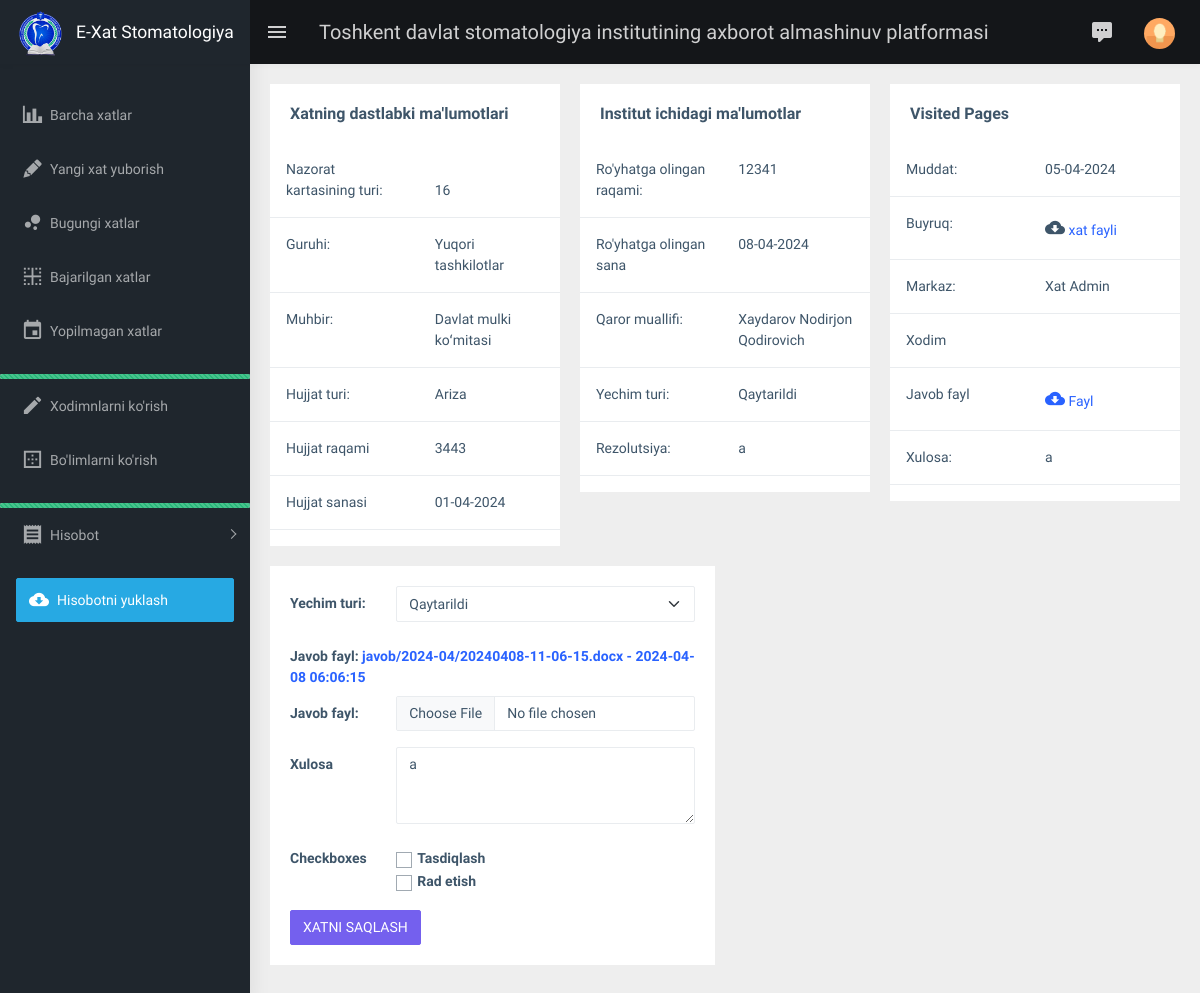
The app's page /manager-view/2/ (signed in), older data.
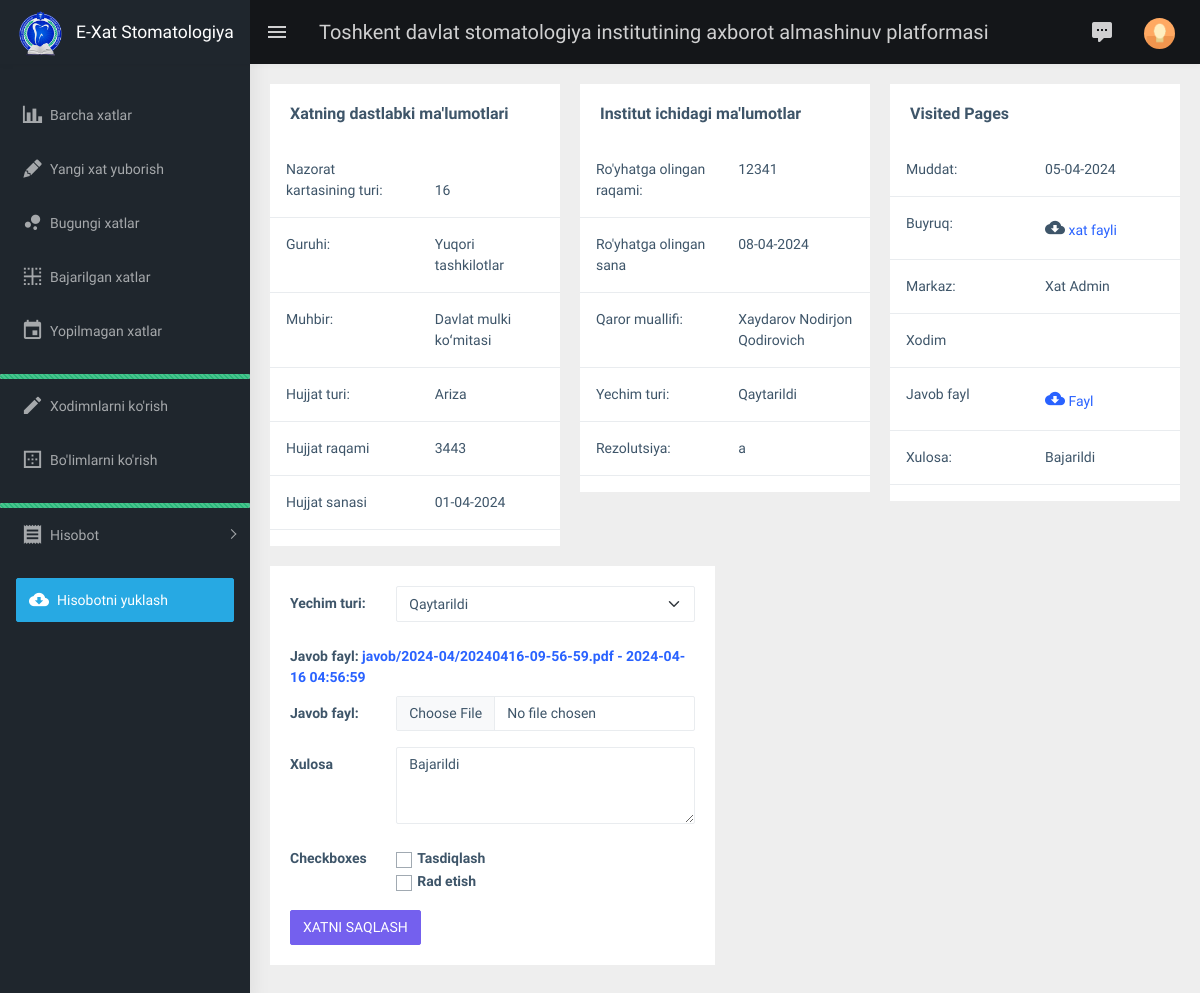
The same page, newer data.
### main/models.py (models this page shows, shortened)
class Manager(models.Model):
    centers = models.ManyToManyField(Center, verbose_name="Markazlar")
    letter = models.ForeignKey(Letter, on_delete=models.SET_NULL, null=True, verbose_name="Xat")
    check_file = models.ForeignKey(CheckFile, on_delete=models.SET_NULL, null=True, verbose_name="So'rov file")
    control_file = models.ForeignKey(ControlFile, on_delete=models.SET_NULL, null=True, blank=True, verbose_name="Javob file")
    lifetime = models.DateField(verbose_name="Muddat")
    control = models.BooleanField(default=False, verbose_name="Tasdiqlash")
    @property
    def time_off(self):
        if not self.control_file and self.lifetime < datetime.now().date():
            return True
        else:
            return False

class Letter(models.Model):
    control_card = models.ForeignKey(ControlCard, on_delete=models.SET_NULL, null=True, verbose_name="Nazorat Kartasi")
    group = models.ForeignKey(Group, on_delete=models.SET_NULL, null=True, verbose_name="Guruh")
    reporter = models.ForeignKey(Reporter, on_delete=models.SET_NULL, null=True, verbose_name="Muxbir")
    document_type = models.ForeignKey(DocumentType, on_delete=models.SET_NULL, null=True, verbose_name="Hujjat turi")
    registration_date = models.DateField(verbose_name="Ro'yhatga olingan sana")
    registration_number = models.CharField(max_length=150, verbose_name="Ro'yhatga olingan raqam")
    document_number = models.CharField(max_length=150, verbose_name="Hujjat raqami")
    document_date = models.DateField(verbose_name="Hujjat sanasi")
    summary = models.TextField(verbose_name="Xulosa", null=True, blank=True)
    control = models.BooleanField(default=False, verbose_name="Boshqaruv")
    resolution = models.TextField(verbose_name="Rezolutsiya", null=True, blank=True)
    auth_resolution = models.ForeignKey(AuthorResolution, on_delete=models.SET_NULL, null=True,
                                        verbose_name="Qaror muallifi")
    type_solution = models.ForeignKey(TypeSolution, on_delete=models.SET_NULL, null=True, verbose_name="Yechim turi")
    create_at = models.DateTimeField(auto_now_add=True, verbose_name="Yaratilgan vaqt")
    update_at = models.DateTimeField(auto_now=True, verbose_name="O'zgartirilgan vaqt")

class ControlFile(models.Model):
    file = models.FileField(upload_to=upload_file_control, verbose_name="")
    create_at = models.DateTimeField(auto_now_add=True, verbose_name="Yaratilgan vaqt")
    update_at = models.DateTimeField(auto_now=True, verbose_name="O'zgartirilgan vaqt")
    def __str__(self):
        return f"{self.file.name} - {self.create_at.strftime('%Y-%m-%d %H:%M:%S')}"

class ControlCard(models.Model):  # Тип РКК
    name = models.CharField(max_length=256, verbose_name="Nazorat kartasi turi")
    create_at = models.DateTimeField(auto_now_add=True, verbose_name="Yaratilgan vaqt")
    update_at = models.DateTimeField(auto_now=True, verbose_name="O'zgartirilgan vaqt")
    def __str__(self):
        return f"{self.name}"

class Group(models.Model):
    name = models.CharField(max_length=255, verbose_name="Guruhi")
    create_at = models.DateTimeField(auto_now_add=True, verbose_name="Yaratilgan vaqt")
    update_at = models.DateTimeField(auto_now=True, verbose_name="O'zgartirilgan vaqt")
    def __str__(self):
        return f"{self.name}"

class Reporter(models.Model):  # Корреспондент Muhbir
    name = models.CharField(max_length=255, verbose_name="Muhbir")
    create_at = models.DateTimeField(auto_now_add=True, verbose_name="Yaratilgan vaqt")
    update_at = models.DateTimeField(auto_now=True, verbose_name="O'zgartirilgan vaqt")
    def __str__(self):
        return f"{self.name}"

class DocumentType(models.Model):  # Тип документа Hujjat turi
    name = models.CharField(max_length=255, verbose_name="Hujjat turi")
    create_at = models.DateTimeField(auto_now_add=True, verbose_name="Yaratilgan vaqt")
    update_at = models.DateTimeField(auto_now=True, verbose_name="O'zgartirilgan vaqt")
    def __str__(self):
        return f"{self.name}"

class AuthorResolution(models.Model):  # Автор резолюции Qaror muallifi
    name = models.CharField(max_length=255, verbose_name="Qaror muallifi")
    create_at = models.DateTimeField(auto_now_add=True, verbose_name="Yaratilgan vaqt")
    update_at = models.DateTimeField(auto_now=True, verbose_name="O'zgartirilgan vaqt")
    def __str__(self):
        return f"{self.name}"

class TypeSolution(models.Model): # Вид решения Yechim turi
    name = models.CharField(max_length=255, verbose_name="Yechim turi")
    create_at = models.DateTimeField(auto_now_add=True, verbose_name="Yaratilgan vaqt")
    update_at = models.DateTimeField(auto_now=True, verbose_name="O'zgartirilgan vaqt")
    def __str__(self):
        return f"{self.name}"

### main/views.py (the view)
# urls.py: path('manager-view/<int:manager_id>/', views.view_manager, name='manager-view'),
@login_required
def view_manager(request, manager_id):
    if request.method == 'POST':
        if request.user.is_superuser:
            return update_manager(request, manager_id)
    content = content_need(request)
    manager = Manager.objects.get(id=manager_id)
    content['manager'] = manager
    content['type_solutions'] = TypeSolution.objects.all()
    return render(request, 'main/home_update.html', context=content)

### main/models.py (called while the page is built)
    def __str__(self):
        return f"{self.name}"

    def user_is_status(self):
        return self.user.is_superuser

### templates/main/home_update.html (shortened to what the changed rows need)
{% extends 'base.html' %}
{% block content %}
    <div class="page-wrapper">
        <div class="container-fluid">
            <div class="row">
                <div class="col-md-4">
                    <div class="card">
                        <table class="table">
                            <thead>
                            <tr>
                                <th scope="col">Nazorat kartasining turi:</th>
                                <th scope="col">{{ manager.letter.control_card }}</th>
                            </tr>
                            </thead>
                            <tbody>
                            <tr>
                                <td>Guruhi:</td>
                                <td>{{ manager.letter.group }}</td>
                            </tr>
                            <tr>
                                <td>Muhbir:</td>
                                <td>{{ manager.letter.reporter }}</td>
                            </tr>
                            <tr>
                                <td>Hujjat turi:</td>
                                <td>{{ manager.letter.document_type }}</td>
                            </tr>
                            <tr>
                                <td><a href="#" class="link">Hujjat raqami</a></td>
                                <td>{{ manager.letter.document_number }}</td>
                            </tr>
                            <tr>
                                <td><a href="#" class="link">Hujjat sanasi</a></td>
                                <td>{{ manager.letter.document_date|date:'d-m-Y' }}</td>
                            </tr>
                            </tbody>
                        </table>
                    </div>
                </div>
                <div class="col-md-4">
                    <div class="card">
                        <table class="table">
                            <tbody>
                            <tr>
                                <th scope="col">Ro'yhatga olingan raqami:</th>
                                <th scope="col">{{ manager.letter.registration_number }}</th>
                            </tr>
                            <tr>
                                <td><a href="#" class="link">Ro'yhatga olingan sana</a></td>
                                <td>{{ manager.letter.registration_date|date:'d-m-Y' }}</td>
                            </tr>
                            <tr>
                                <td><a href="#" class="link">Qaror muallifi:</a></td>
                                <td>{{ manager.letter.auth_resolution }}</td>
                            </tr>
                            <tr>
                                <td><a href="#" class="link">Yechim turi:</a></td>
                                <td>{{ manager.letter.type_solution }}</td>
                            </tr>
                            <tr>
                                <td><a href="#" class="link">Rezolutsiya:</a></td>
                                <td>{{ manager.letter.resolution }}</td>
                            </tr>
                            </tbody>
                        </table>
                    </div>
                </div>
                <div class="col-md-4">
                    <div class="card">
                        <table class="table">
                            <tbody>
                            <tr>
                                <td><a href="#" class="link">Muddat:</a></td>
                                <td>{{ manager.lifetime|date:'d-m-Y' }}</td>
                            </tr>
                            <tr>
                                <td><a href="#" class="link">Xulosa:</a></td>
                                <td>{{ manager.letter.summary }}</td>
                            </tr>
                            </tbody>
                        </table>
                    </div>
                </div>
            </div>
            <div class="row">
                <div class="col-md-6">
                    <div class="card">
                        <div class="card-body">
                            <form action="" class="form-horizontal" method="post" enctype="multipart/form-data">
                                <div class="form-group row">
                                    <div class="col-md-9">
                                        <label>
                                            <select class="select2 form-select shadow-none"
                                                    style="width: 100%; height: 36px" name="type_solution">
                                                <option value="{{ manager.letter.type_solution }}">
                                                    {{ manager.letter.type_solution }}
                                                </option>
                                            </select>
                                        </label>
                                    </div>
                                </div>
                                {% if manager.control_file %}
                                    <div class="">
                                        <label for="fname" class="">
                                            Javob fayl:
                                            <a href="{{ manager.control_file.file.url }}">
                                                {{ manager.control_file }}
                                            </a>
                                        </label>
                                    </div>
                                {% endif %}
                                <div class="form-group row">
                                    <div class="col-sm-9">
                                        <label>
                                            <textarea class="form-control" name="summary" rows="3"
                                                      cols="50">{{ manager.letter.summary }}</textarea>
                                        </label>
                                    </div>
                                </div>
                            </form>
                        </div>
                    </div>
                </div>
            </div>
        </div>
    </div>
{% endblock %}

Row changes from the older to the newer data that the page shows:
changed Manager "Yuqori tashkilotlar": letter.summary "a" → "Bajarildi"; control_file "javob/2024-04/20240408-11-06-15.docx - 2024-04-08 06:06:15" → "javob/2024-04/20240416-09-56-59.pdf - 2024-04-16 04:56:59"; summary "a" → "Bajarildi"
